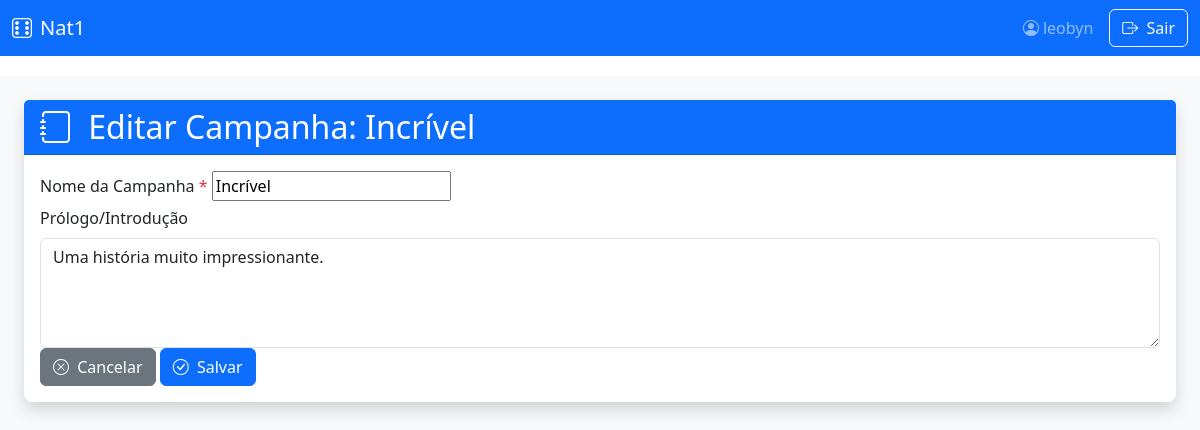
/campanhas/1/editar/ (signed in), run on the app's committed database.
### campanhas/models.py (models this page shows, shortened)
class Campanha(models.Model):
    mestre = models.ForeignKey(User, on_delete=models.CASCADE)
    nome = models.CharField(max_length=100)
    prologo = models.TextField(blank=True)
    data_criacao = models.DateTimeField(auto_now_add=True)

### campanhas/views.py (the view)
# urls.py: path('<int:pk>/editar/', views.CampanhaUpdateView.as_view(), name='update'),
class CampanhaUpdateView(LoginRequiredMixin, UpdateView):
    model = Campanha
    form_class = CampanhaForm
    template_name = 'campanhas/campanha_form.html'
    success_url = reverse_lazy('campanhas:list')

### campanhas/forms.py
class CampanhaForm(forms.ModelForm):
    class Meta:
        model = Campanha
        fields = ['nome', 'prologo']
        widgets = {
            'prologo': forms.Textarea(attrs={'rows': 4, 'class': 'form-control'}),
        }
        labels = {
            'nome': 'Nome da Campanha',
            'prologo': 'Prólogo/Introdução'
        }

### campanhas/templates/campanhas/campanha_form.html
{% extends 'form_base.html' %}
{% block form_title %}
    {% if object %}Editar Campanha: {{ object.nome }}{% else %}Nova Campanha{% endif %}
{% endblock %}
{% block form_icon %}bi-journal{% endblock %}
{% block cancel_url %}
    {% if object %}{% url 'campanhas:detail' object.pk %}{% else %}{% url 'campanhas:list' %}{% endif %}
{% endblock %}

### templates/form_base.html (shortened to what this page needs)
{% extends 'base.html' %}
{% block content %}
<div class="form-container-wrapper">
    <div class="form-container-center">
        <div class="card shadow form-card">
            <div class="card-header bg-primary text-white">
                <h2 class="mb-0">
                    <i class="bi {% block form_icon %}bi-pencil-square{% endblock %} me-2"></i>
                    {% block form_title %}Formulário{% endblock %}
                </h2>
            </div>
        <div class="card-body">
            <form method="post" class="needs-validation" novalidate>
                <div class="form-container">
                    {% block form_fields %}
                    {% for field in form %}
                    <div class="form-field {% if field.field.widget.input_type == 'checkbox' %}checkbox-field{% endif %}">
                        <label for="{{ field.id_for_label }}" class="form-label">
                            {% if field.field.widget.input_type == 'checkbox' %}
                                {{ field }}
                                <span class="checkbox-label">{{ field.label }}</span>
                            {% else %}
                                {{ field.label }}
                            {% endif %}
                            {% if field.field.required %}<span class="text-danger">*</span>{% endif %}
                        </label>
                        {% if field.field.widget.input_type != 'checkbox' %}
                            {{ field }}
                        {% endif %}
                    </div>
                    {% endfor %}
                    {% endblock %}
                </div>
                <div class="form-actions">
                    <a href="{% block cancel_url %}{% endblock %}" class="btn btn-secondary">
                        <i class="bi bi-x-circle me-1"></i> Cancelar
                    </a>
                    <button type="submit" class="btn btn-primary">
                        <i class="bi bi-check-circle me-1"></i> {% block submit_text %}Salvar{% endblock %}
                    </button>
                </div>
            </form>
        </div>
    </div>
</div>
{% endblock %}

### templates/base.html (shortened to what this page needs)
<!DOCTYPE html>
{% load static %}
<html lang="pt-br">
<head>
    <link href="https://cdn.jsdelivr.net/npm/bootstrap@5.3.0/dist/css/bootstrap.min.css" rel="stylesheet">
    <link rel="stylesheet" href="https://cdn.jsdelivr.net/npm/bootstrap-icons@1.10.0/font/bootstrap-icons.css">
    <link rel="stylesheet" href="{% static 'css/campanhas.css' %}">
</head>
  <body>
    <nav class="navbar navbar-expand-lg navbar-dark bg-primary fixed-top">
      <div class="container-fluid">
        <a class="navbar-brand" href="{% url 'campanhas:list' %}" style="padding-left: 1vw;">
          <i class="bi bi-dice-6 me-2"></i>Nat1
        </a>
        <div class="collapse navbar-collapse" id="navbarMain">
          <div class="d-flex ms-auto align-items-center" style="padding-right: 1vw;">
            {% if user.is_authenticated %}
              <span class="navbar-text me-3">
                <i class="bi bi-person-circle me-1"></i>{{ user.username }}
              </span>
              <a href="#" onclick="document.getElementById('logout-form').submit(); return false;" class="btn btn-outline-light">
        <i class="bi bi-box-arrow-right me-1"></i> Sair
    </a>
            {% endif %}
          </div>
        </div>
      </div>
    </nav>
    <div class="container-fluid">
      <div class="row flex-nowrap">
        <main class="main-content {% if sidebar_content %}with-sidebar{% endif %} px-md-4 py-4">
          {% block content %}{% endblock %}
        </main>
      </div>
    </div>
</body>
</html>

### static/css/campanhas.css (style rules this page uses)
body { padding-top: 56px; }
.container-fluid { padding-left: 0; padding-right: 0; }
.row.flex-nowrap { margin-left: 0; margin-right: 0; }
.flex-nowrap { flex-wrap: nowrap !important; }
.main-content { margin-top: 20px; margin-left: 250px; padding: 20px; width: calc(100% - 250px); min-height: calc(100vh - 70px); background-color: #f8f9fa; min-width: 0; flex: 1; }
.main-content:not(.with-sidebar) { margin-left: 0; width: 100%; }
.card { border-radius: 8px; box-shadow: 0 4px 6px rgba(0,0,0,0.1); margin-bottom: 20px; border: none; }

### templates/base.html (style rules this page uses)
.main-content { transition: margin-left 0.3s; min-height: calc(100vh - 56px); }

### data on the page
Campanha: nome "Incrível", form "Incrível" "Uma história muito impressionante."

### other printed values
{{ user.username }} "leobyn"
{{ field.label }} "Nome da Campanha" "Prólogo/Introdução"
